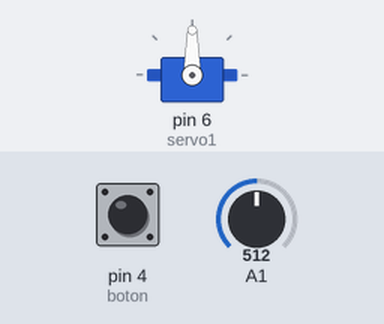
Simulated run of this sketch. Board: Arduino Uno, built with avr-gcc and run on an emulated ATmega328P. Parts: servo. The test bench sets the inputs (shaded band); at power-on: A1 = 512, pin 4 (boton) HIGH.

Above: at 1.2 s.
1.3 s: A1 set to 716
At 1.9 s:
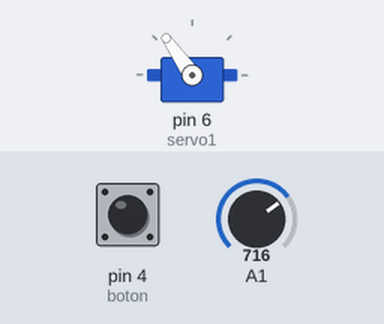
3.0 s: A1 set to 900
At 4.2 s:
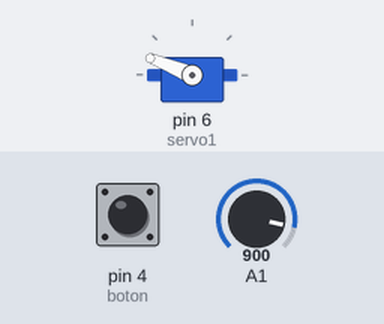
4.5 s: A1 set to 1023
At 5.5 s:
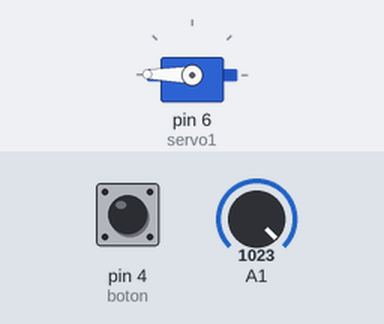
6.0 s: A1 set to 306
At 6.7 s:
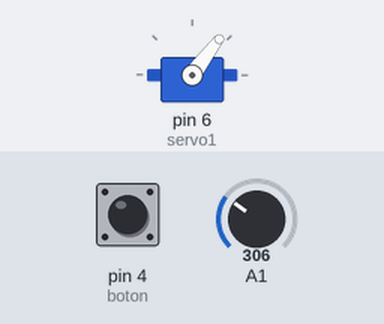
7.5 s: A1 set to 122
At 7.9 s:
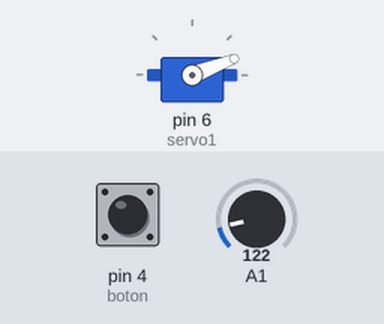
Timing chart, 0 to 10.0 s (numbered marks = the images above; inputs shaded):
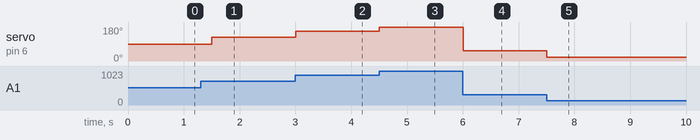

The sketch:

JOYSTICK_1.ino
```cpp
#include <Servo.h>          // Incluir la librería Servo
Servo servo1;               // Crear un objeto tipo Servo llamado servo1
int angulo = 0 ;
int Eje_X = A1 ;
int Eje_Y = A2 ;
int boton = 4  , LED = 12 ;

void setup()
{
  servo1.attach(6) ;  // Conectar servo1 al pin 6
  pinMode( boton, INPUT_PULLUP) ;
}

void loop()
{
  angulo  = map( analogRead(A1), 0, 1024, 0, 180);
  servo1.write(angulo);

  if ( ! digitalRead(boton))
    digitalWrite(LED, HIGH);
  else
    digitalWrite(LED, LOW);

  delay(250) ;
}
```

Measured:
- after the input at 1.3 s, servo on pin 6 (servo1): 90° → 125° after 0.20 s
- after the input at 3.0 s, servo on pin 6 (servo1): 125° → 158° at once
- after the input at 4.5 s, servo on pin 6 (servo1): 158° → 179° at once
- after the input at 6.0 s, servo on pin 6 (servo1): 179° → 53° at once
- after the input at 7.5 s, servo on pin 6 (servo1): 53° → 21° at once
